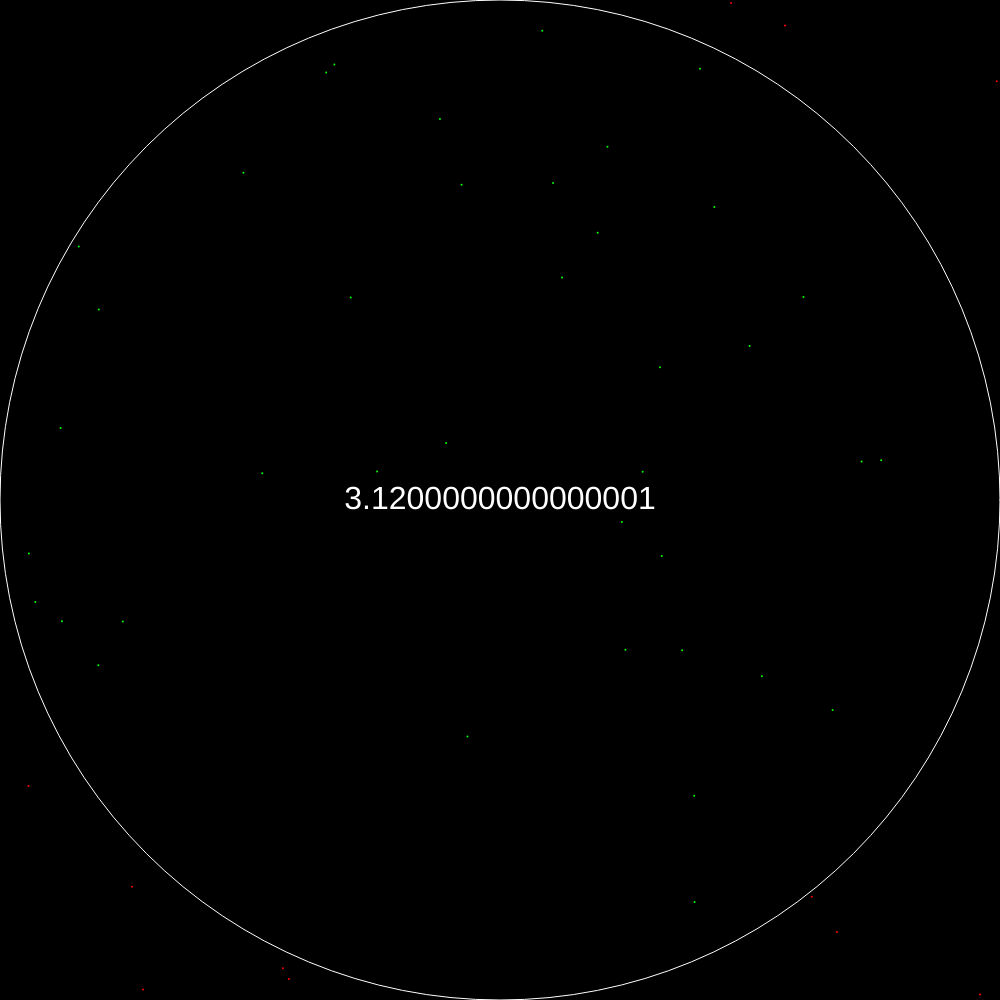
Frame 1 (no input)
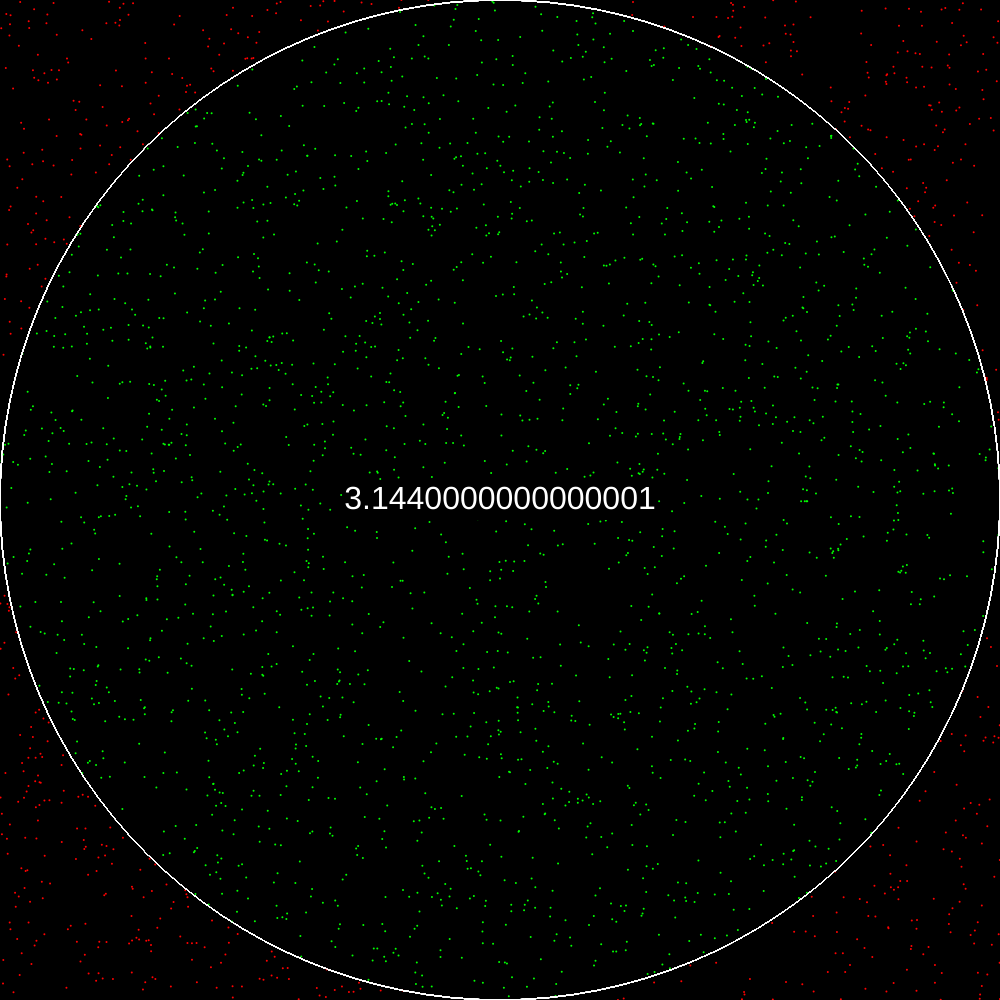
Frame 60 (no input)
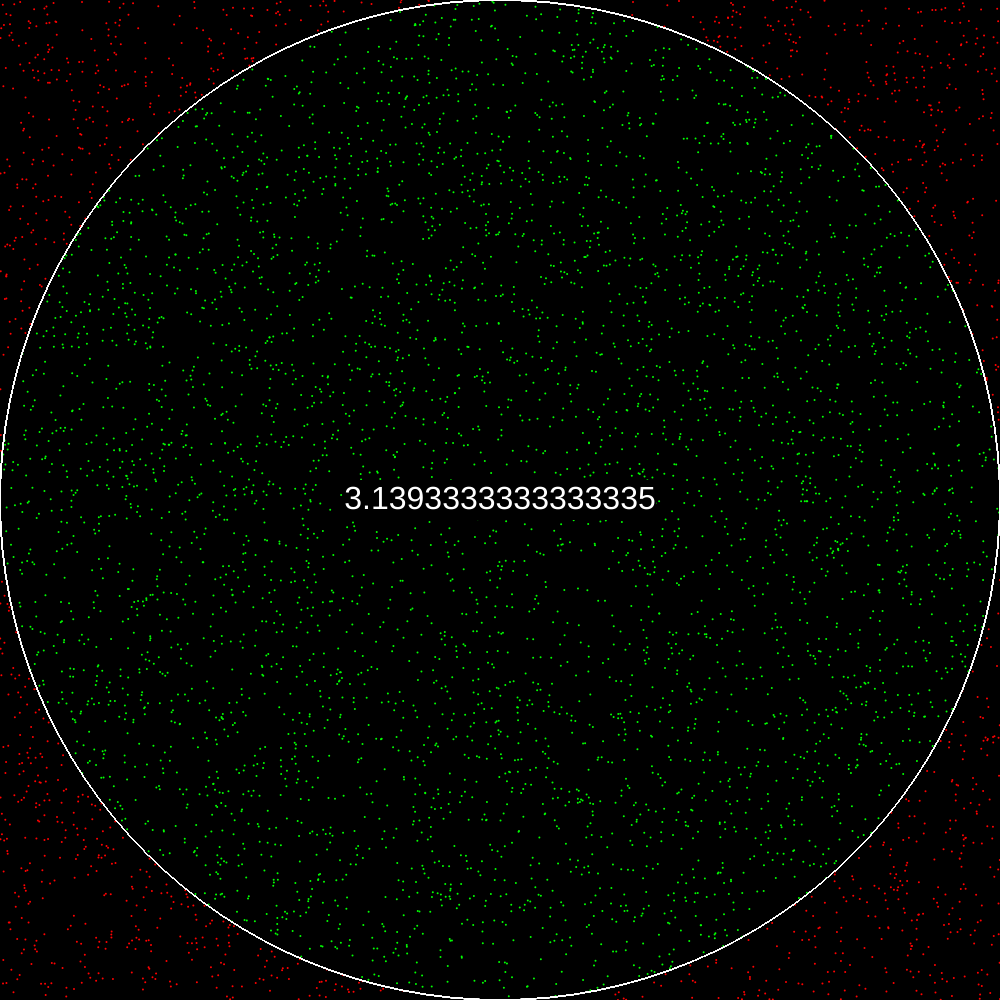
Frame 120 (the mouse pressed at the canvas centre since frame 60)

The p5.js sketch that drew these frames (run headless with seeded random() and noise() and a simulated clock; from frame 60 on, the mouse is pressed at the canvas centre):

// p5.js sketch
// ── sketch.js

var pie;
var counter,total;
var r;
// var p;
var can;
function setup()
{

    r = min(windowWidth,windowHeight);
    createCanvas(r,r);
    can = createCanvas(r,r);
    //r = r*0.99;
    background(0);
    counter= 0;
    total = 0;
    pie = 0;
    translate(width/2,height/2);
    //p = createP();


}

function throwDart() {
    //translate(width / 2, height / 2);
    var x = random(-r / 2.0, r / 2.0);
    var y = random(-r / 2.0, r / 2.0);
    strokeWeight(2);
    if (dist(0,0,x,y) < r/2.0) {
        counter++;
        total ++;
        stroke(0,255,0);
        point(x,y);
    }
    else {
        total++;
        stroke(255,0,0);
        point(x,y);
    }
}

function draw()
{
    translate(width/2,height/2);
    //can.clear();

    //background(0);
    // noFill();
    // stroke(255);
    // ellipse(0,0,r*2,r*2);

    noFill();
    stroke(255);
    strokeWeight(1);
    ellipse(0,0,r,r);


    for(var i =0;i<50;i++)
        throwDart();
    fill(255);
    textSize(32);
    textAlign(CENTER,CENTER);
    pie = 4*counter/total;
    var val = pie.toFixed(16);
    //p.html(pie);
    rectMode(CENTER);
    fill(0);
    noStroke();
    //stroke(255);
    rect(0,0,textWidth(val),40);
    fill(255);
    text(val,0,0);


}
